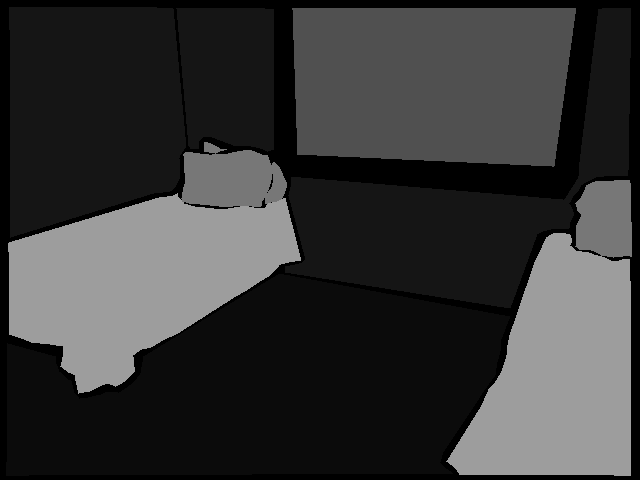
#> input picture compute_seg_m/nyu_v2_obj_gt/1057.png, 640 x 480 px, found by its file name; its folder holds only this picture in this run
$ python img_inverse.py
#> lines starting #> are read from the running program, lines starting #| are printed output that depends on the picture
from PIL import Image

import skimage
from skimage import io,data
import numpy as np

import os

# 定义目录路径
source_dir = "./nyu_v2_obj_gt"  # 源目录
target_dir = "./raw_obj_seg"  # 目标目录

def img_inverse_rgb(img_rgb):
    for i in range(img_rgb.shape[0]):
        for j in range(img_rgb.shape[1] // 2):
            for k in range(3):
                tmp = img_rgb[i, j, k]
                img_rgb[i, j, k] = img_rgb[i, img_rgb.shape[1]-j-1, k]
                img_rgb[i, img_rgb.shape[1]-j-1, k] = tmp
    return img_rgb

def img_inverse_gray(img_gray):
    for i in range(img_gray.shape[0]):
        for j in range(img_gray.shape[1] // 2):
            tmp = img_gray[i, j]
            img_gray[i, j] = img_gray[i, img_gray.shape[1]-j-1]
            img_gray[i, img_gray.shape[1]-j-1] = tmp
    return img_gray

for filename in os.listdir(source_dir):
    if filename.endswith(".png"):  # 检查是否是 PNG 文件
        file_path = os.path.join(source_dir, filename)  # 拼接完整路径
        print(f"正在处理：{file_path}")
        img = skimage.io.imread(file_path)
#> img is the input picture: shape (480, 640); min 0, max 157, mean 55.5
        img = img.astype(np.float32)
        img = img_inverse_gray(img)
#> after the loop in img_inverse_gray, `for i in range(img_gray.shape[0]):`:
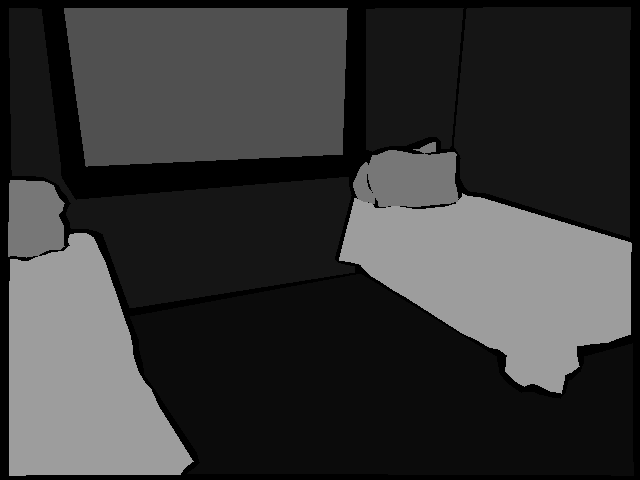
#> img_gray: shape (480, 640) float32; min 0, max 157, mean 55.5
        image = Image.fromarray(img.astype('uint8'))
        target_path = os.path.join(target_dir, filename)
        image.save(target_path)
        print(f"已保存到：{target_path}")

$ run again, on compute_seg_m/nyu_v2_obj_gt/1351.png
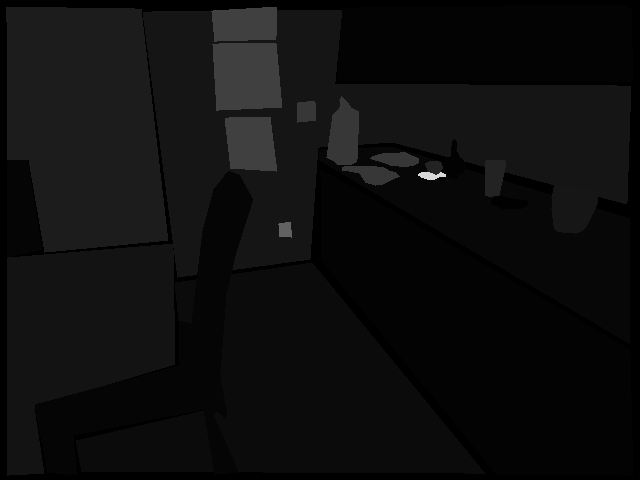
#> input picture compute_seg_m/nyu_v2_obj_gt/1351.png, 640 x 480 px, found by its file name
#> img is the input picture: shape (480, 640); min 0, max 217, mean 14
#> after the loop in img_inverse_gray, `for i in range(img_gray.shape[0]):`:
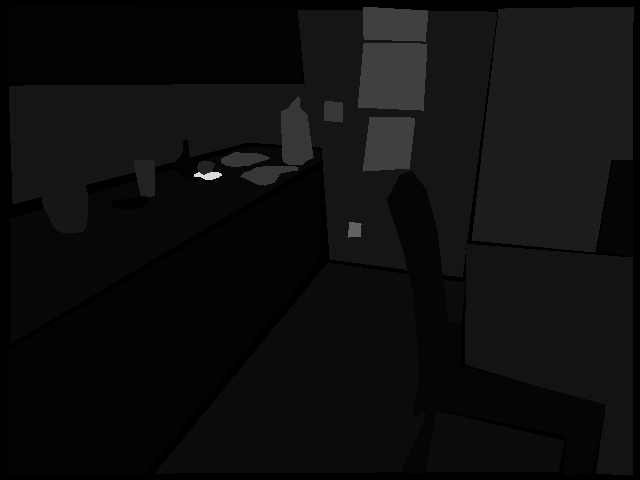
#> img_gray: shape (480, 640) float32; min 0, max 217, mean 14

$ run again, on compute_seg_m/nyu_v2_obj_gt/15.png
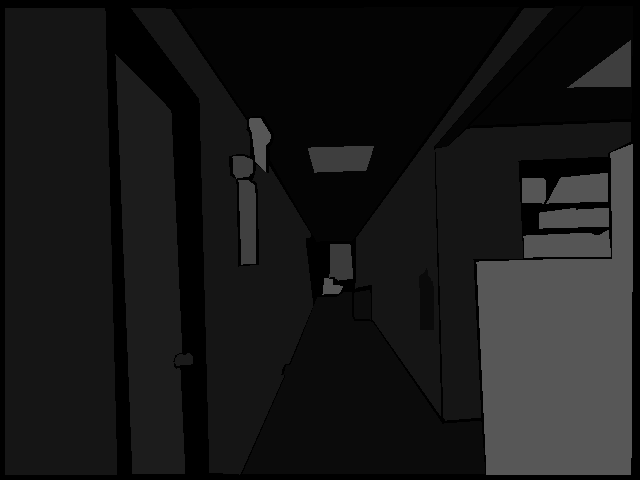
#> input picture compute_seg_m/nyu_v2_obj_gt/15.png, 640 x 480 px, found by its file name
#> img is the input picture: shape (480, 640); min 0, max 87, mean 24.1
#> after the loop in img_inverse_gray, `for i in range(img_gray.shape[0]):`:
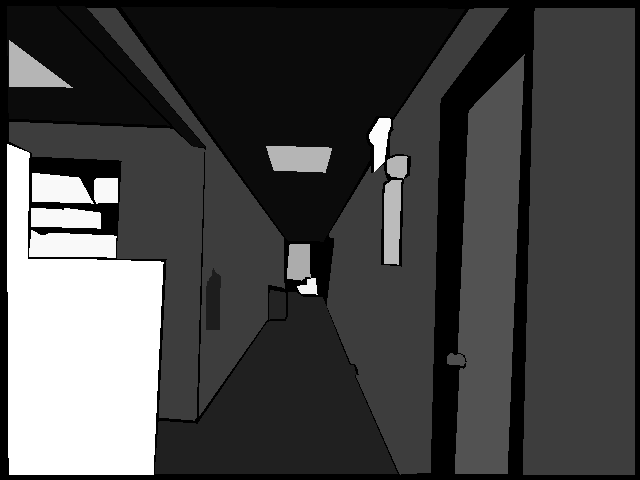
#> img_gray: shape (480, 640) float32; min 0, max 87, mean 24.1; drawn with min black and max white
#> `image = Image.fromarray(img.astype('uint8'))`:
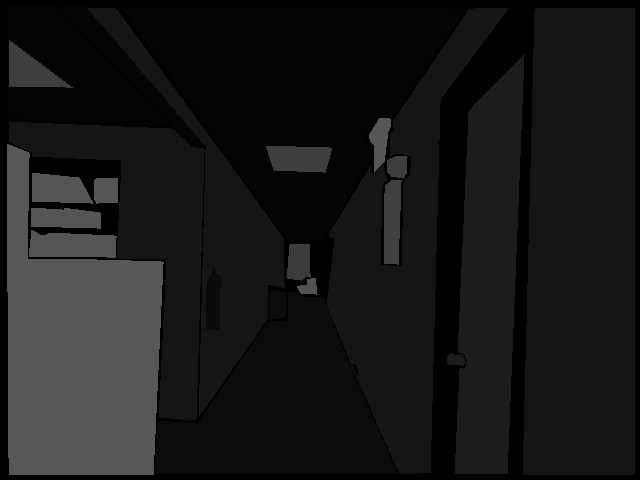
#> image: PIL image 640x480 L; min 0, max 87, mean 24.1

$ run again, on compute_seg_m/nyu_v2_obj_gt/150.png
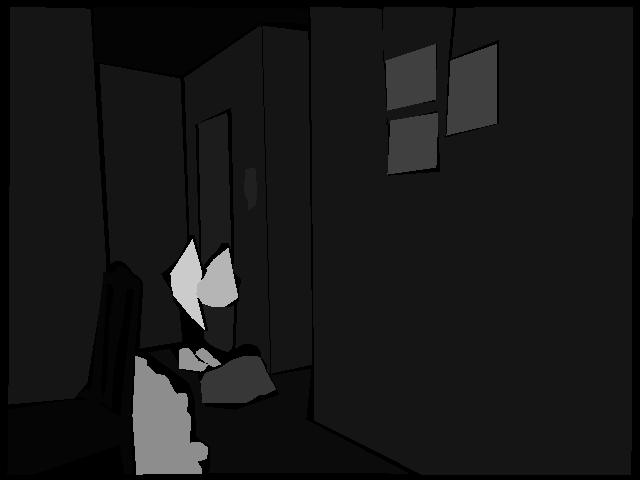
#> input picture compute_seg_m/nyu_v2_obj_gt/150.png, 640 x 480 px, found by its file name
#> img is the input picture: shape (480, 640); min 0, max 203, mean 23.4
#> after the loop in img_inverse_gray, `for i in range(img_gray.shape[0]):`:
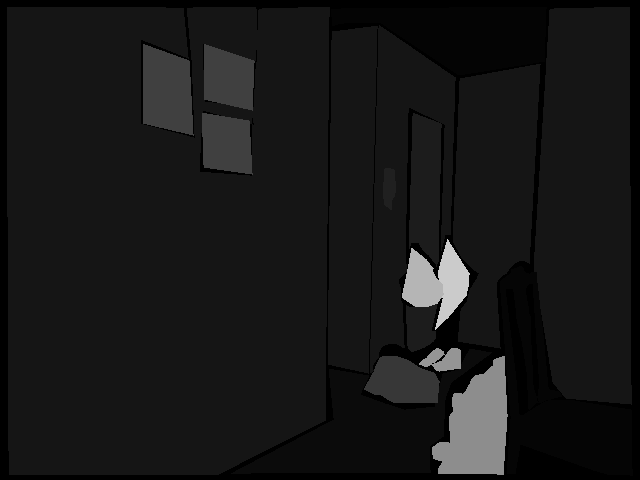
#> img_gray: shape (480, 640) float32; min 0, max 203, mean 23.4

$ run again, on compute_seg_m/nyu_v2_obj_gt/1184.png
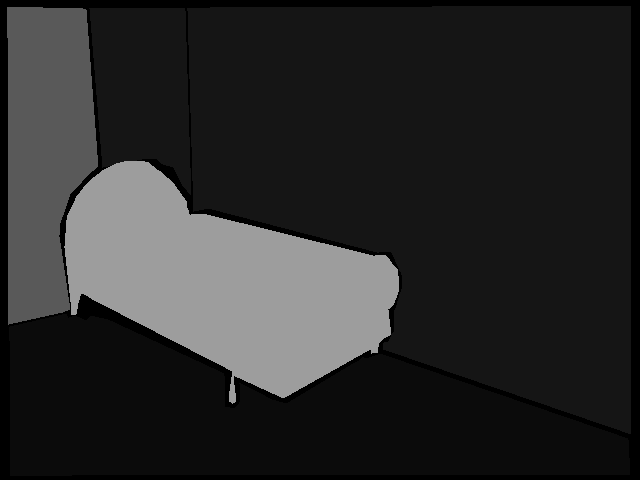
#> input picture compute_seg_m/nyu_v2_obj_gt/1184.png, 640 x 480 px, found by its file name
#> img is the input picture: shape (480, 640); min 0, max 157, mean 42.4
#> after the loop in img_inverse_gray, `for i in range(img_gray.shape[0]):`:
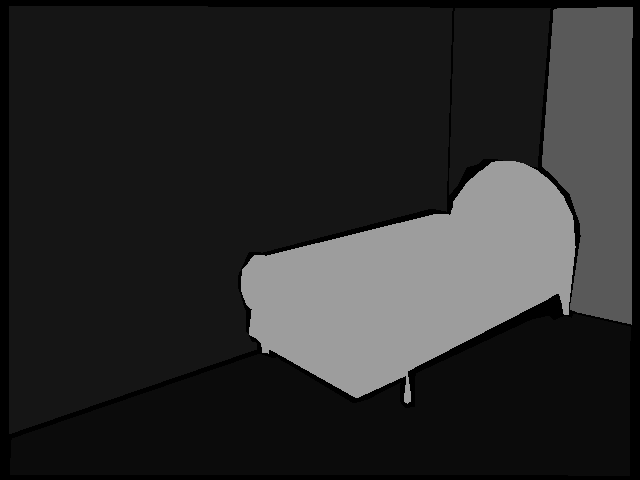
#> img_gray: shape (480, 640) float32; min 0, max 157, mean 42.4
